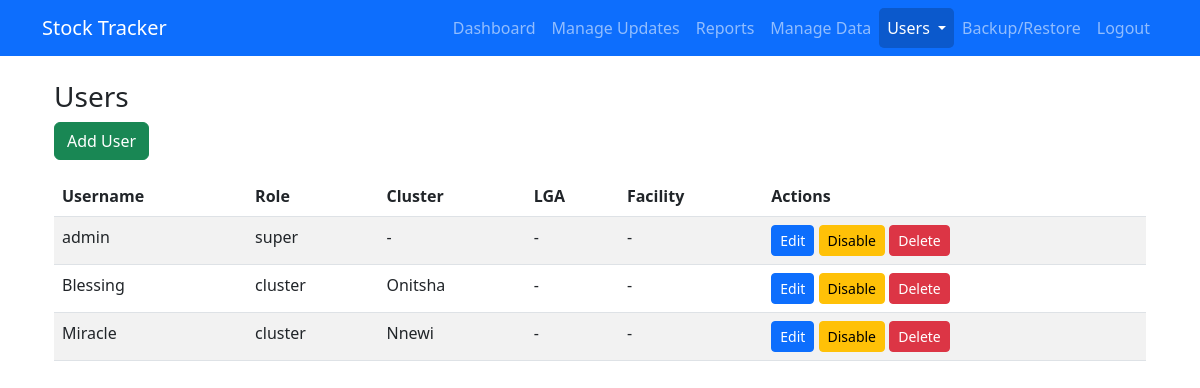
The page /auth/users (signed in) on the database as committed earlier.
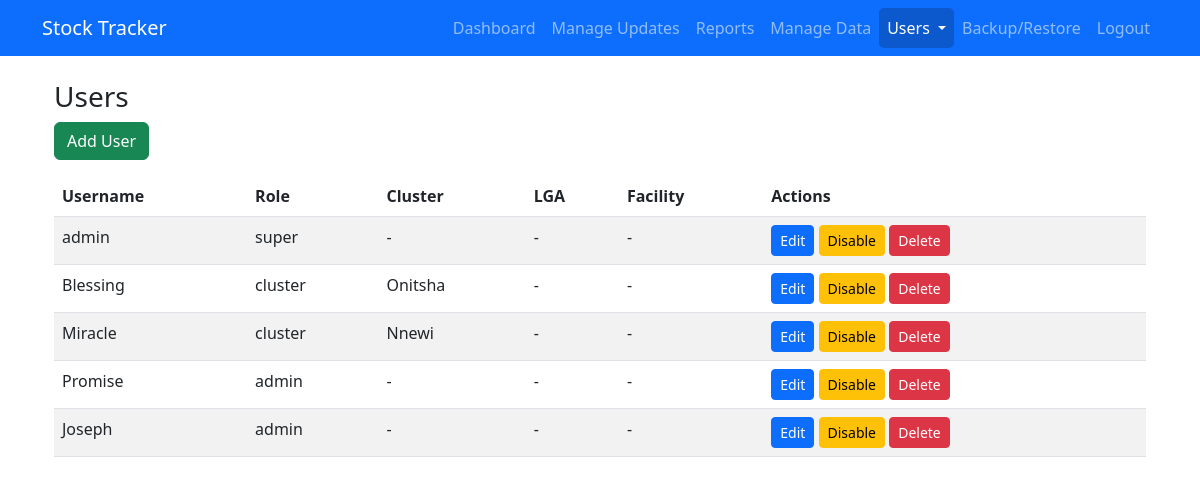
The same page on the database as committed later.
### models.py (models this page shows, shortened)
class User(db.Model, UserMixin):
    id = db.Column(db.Integer, primary_key=True)
    username = db.Column(db.String(64), unique=True, nullable=False)
    password_hash = db.Column(db.String(128), nullable=False)
    role = db.Column(db.String(20), nullable=False, default='facility')
    cluster_id = db.Column(db.Integer, db.ForeignKey('cluster.id'), nullable=True)
    lga_id = db.Column(db.Integer, db.ForeignKey('lga.id'), nullable=True)
    facility_id = db.Column(db.Integer, db.ForeignKey('facility.id'), nullable=True)
    active = db.Column(db.Boolean, default=True)
    cluster = db.relationship('Cluster', backref='users')
    lga = db.relationship('LGA', backref='users')
    facility = db.relationship('Facility', foreign_keys=[facility_id], backref='users')

class Cluster(db.Model):
    id = db.Column(db.Integer, primary_key=True)
    name = db.Column(db.String(100), unique=True, nullable=False)
    lgas = db.relationship('LGA', backref='cluster', lazy=True)

### auth/routes.py (the view)
@auth_bp.route('/users')
@login_required
def list_users():
    if current_user.role != 'super':
        abort(403)
    users = User.query.all()
    return render_template('users.html', users=users)

### app.py (called while the page is built)
@login_manager.user_loader
def load_user(user_id):
    return User.query.get(int(user_id))

### templates/users.html
{% extends "base.html" %}
{% block content %}
<div class="container mt-4">
  <h3>Users</h3>
  <a href="{{ url_for('auth.add_user') }}" class="btn btn-success mb-3">Add User</a>
  <table class="table table-striped">
    <thead>
      <tr>
        <th>Username</th>
        <th>Role</th>
        <th>Cluster</th>
        <th>LGA</th>
        <th>Facility</th>
        <th>Actions</th>
      </tr>
    </thead>
    <tbody>
      {% for u in users %}
      <tr>
        <td>{{ u.username }}</td>
        <td>{{ u.role }}</td>
        <td>{{ u.cluster.name if u.cluster else '-' }}</td>
        <td>{{ u.lga.name if u.lga else '-' }}</td>
        <td>{{ u.facility.name if u.facility else '-' }}</td>
        <td>
          <a href="{{ url_for('auth.edit_user', user_id=u.id) }}" class="btn btn-sm btn-primary">Edit</a>
          {% if u.active %}
            <a href="{{ url_for('auth.toggle_user', user_id=u.id) }}"
               class="btn btn-warning btn-sm">Disable</a>
          {% else %}
            <a href="{{ url_for('auth.toggle_user', user_id=u.id) }}"
               class="btn btn-success btn-sm">Enable</a>
          {% endif %}
          <a href="{{ url_for('auth.delete_user', user_id=u.id) }}"
             class="btn btn-danger btn-sm"
             onclick="return confirm('Are you sure you want to delete this user?')">Delete</a>
        </td>
      </tr>
      {% endfor %}
    </tbody>
  </table>
</div>
{% endblock %}

Rows that differ between the two databases and show on the page:
added User: username "Promise", role "admin", cluster "-", lga "-", facility "-"
added User: username "Joseph", role "admin", cluster "-", lga "-", facility "-"
